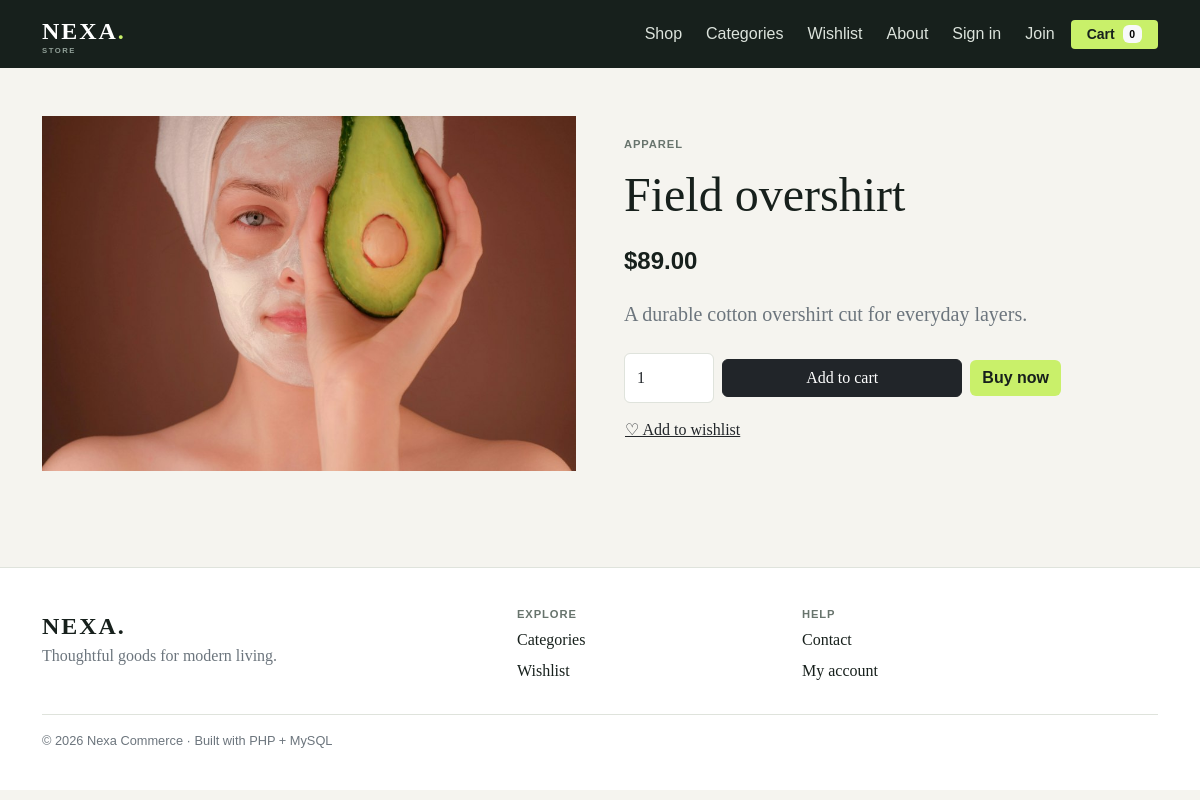
/product.php?id=2, run on the app's committed database.
### tables this page shows
CREATE TABLE IF NOT EXISTS products (id INT AUTO_INCREMENT PRIMARY KEY, category_id INT NULL, name VARCHAR(180) NOT NULL, slug VARCHAR(200) NOT NULL, description TEXT, price DECIMAL(10,2) NOT NULL, compare_price DECIMAL(10,2) DEFAULT NULL, image VARCHAR(500), tags VARCHAR(255), stock INT DEFAULT 0, status ENUM('active','draft') DEFAULT 'active', created_at TIMESTAMP DEFAULT CURRENT_TIMESTAMP, FOREIGN KEY(category_id) REFERENCES categories(id) ON DELETE SET NULL);

CREATE TABLE IF NOT EXISTS categories (id INT AUTO_INCREMENT PRIMARY KEY, name VARCHAR(100) NOT NULL, slug VARCHAR(120) NOT NULL UNIQUE);

### includes/functions.php (called while the page is built, shortened)
<?php
function e(?string $value): string { return htmlspecialchars($value ?? '', ENT_QUOTES, 'UTF-8'); }

### product.php (the view)
<?php require __DIR__ . '/includes/config.php'; $id=(int)($_GET['id']??0); $statement=$pdo->prepare('SELECT p.*, c.name category FROM products p LEFT JOIN categories c ON c.id=p.category_id WHERE p.id=?');$statement->execute([$id]);$product=$statement->fetch();if(!$product){redirect('index.php');} if($_SERVER['REQUEST_METHOD']==='POST'){ $action=$_POST['action']??'cart'; if($action==='wishlist'){$_SESSION['wishlist'][$id]=true;flash('success','Added to your wishlist.');redirect('wishlist.php');} $_SESSION['cart'][$id]=($_SESSION['cart'][$id]??0)+(int)($_POST['quantity']??1);flash('success','Added to cart.');redirect($action==='buy'?'checkout.php':'cart.php');} $pageTitle=$product['name'];require __DIR__ . '/includes/header.php'; ?>
<section class="container py-5"><div class="row g-5 align-items-center"><div class="col-md-6"><img class="img-fluid" src="<?= e($product['image']) ?>" alt="<?= e($product['name']) ?>"></div><div class="col-md-5"><div class="tag mb-3"><?= e($product['category']) ?></div><h1 class="display-5"><?= e($product['name']) ?></h1><div class="price fs-4 my-4">$<?= number_format((float)$product['price'],2) ?></div><p class="lead text-secondary"><?= e($product['description']) ?></p><form method="post" class="d-flex gap-2 align-items-center mt-4"><input class="form-control" style="max-width:90px" type="number" min="1" max="<?= (int)$product['stock'] ?>" name="quantity" value="1"><button name="action" value="cart" class="btn btn-dark flex-grow-1">Add to cart</button><button name="action" value="buy" class="btn btn-accent">Buy now</button></form><form method="post" class="mt-2"><button name="action" value="wishlist" class="btn btn-link text-dark px-0">♡ Add to wishlist</button></form></div></div></section><?php require __DIR__ . '/includes/footer.php'; ?>

### assets/style.css (style rules this page uses)
:root { --ink:#17201c;--muted:#68746d;--paper:#f5f4ef;--lime:#c9f06a;--line:#dfe3dc }
* { box-sizing:border-box }
body { background:var(--paper);color:var(--ink);font-family:Georgia,serif }
.btn-accent { background:var(--lime);color:var(--ink);border:0;font-family:Arial,sans-serif;font-weight:700 }
.price { font:700 1.1rem Arial,sans-serif }
.tag { font:700 .7rem Arial,sans-serif;letter-spacing:.08em;text-transform:uppercase;color:var(--muted) }
.form-control,.form-select { border-color:var(--line);padding:.75rem }

### data on the page
products: image (picture), category.name "APPAREL", name "Field overshirt", price "89.00", description "A durable cotton overshirt cut for everyday layers."

### other printed values
cart_count() "0"
